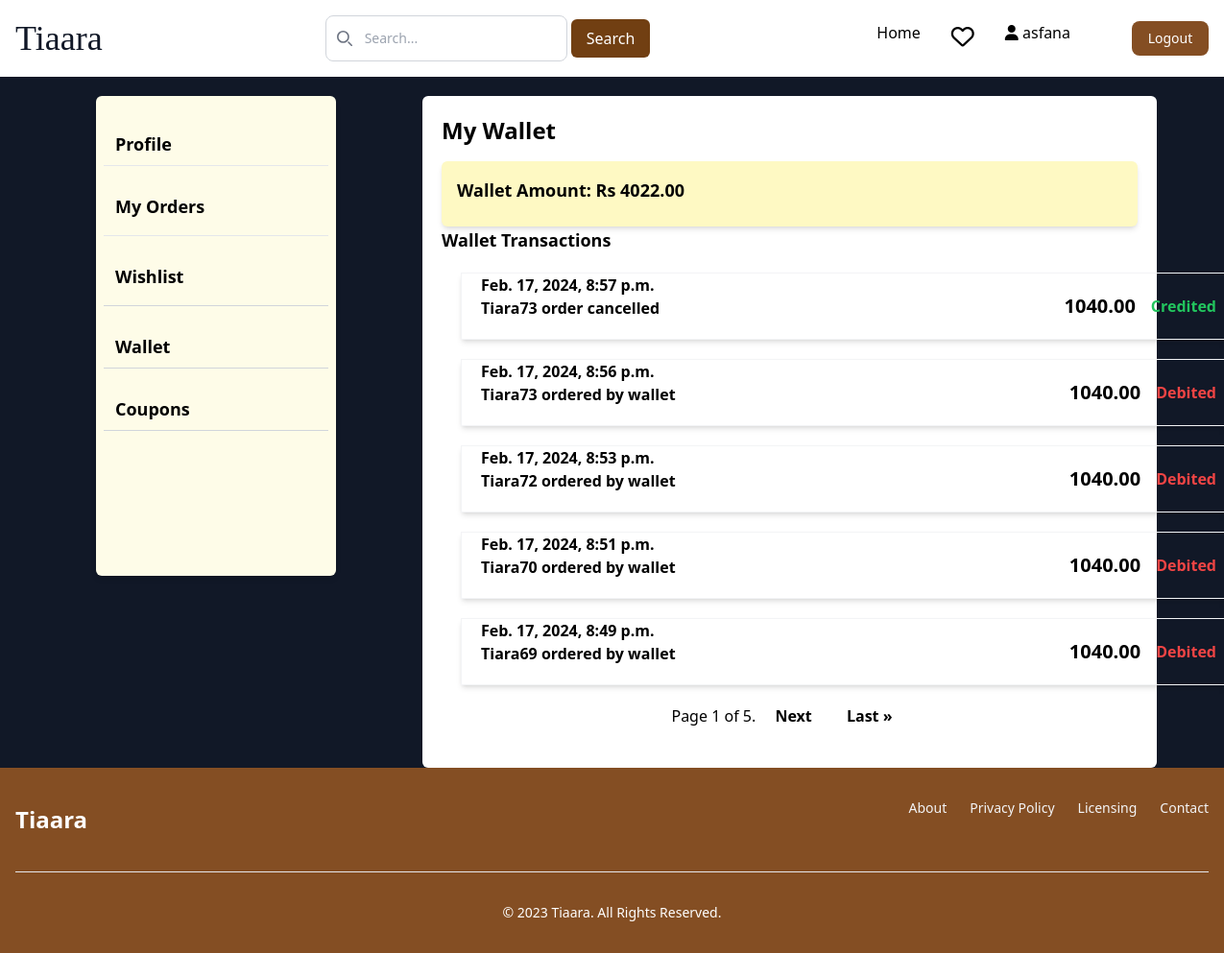
Page /userdetails/wallet/ (signed in) on the committed database.
### authentication/models.py (models this page shows, shortened)
class Custom_user(AbstractBaseUser, PermissionsMixin):
    email = models.EmailField(unique=True)
    password = models.CharField(max_length=50)
    otp = models.IntegerField(default=0000)
    otp_created_at = models.DateTimeField(auto_now=True)
    otp_expiry = models.DurationField(default=timezone.timedelta(minutes=1))
    is_active = models.BooleanField(default=True)
    is_verified = models.BooleanField(default=False)
    created_date = models.DateField(auto_now_add=True)
    name = models.CharField(max_length=50)
    date_of_birth = models.CharField(max_length=50)
    phone_Number = models.CharField(max_length=10)
    address = models.TextField()
    gender = models.CharField(max_length=10)
    is_staff = models.BooleanField(default=False)
    pro_pic = models.ImageField(upload_to="User/image/User")
    referal_code = models.CharField(max_length=12, unique=True, blank=True, null=True)
    USERNAME_FIELD = 'email'
    objects = CustomUserManager()

### userdetails/models.py (models this page shows)
class Wallet(models.Model):
    user=models.OneToOneField(Custom_user, on_delete=models.CASCADE)
    balance=models.DecimalField(default=0, max_digits=10,decimal_places=2)

class WalletTransaction(models.Model):
    user = models.ForeignKey(Custom_user, on_delete=models.CASCADE)
    amount = models.DecimalField(max_digits=10, decimal_places=2)
    transaction_type = models.CharField(max_length=20, choices=[('debit', 'Debit'), ('credit', 'Credit')])
    timestamp = models.DateTimeField(auto_now_add=True)
    transaction_details=models.CharField(max_length=20, default=None)

### userdetails/views.py (the view)
# urls.py: path('wallet/',views.wallet, name="wallet"),
@login_required(login_url='login')
def wallet(request):
    wallets = Wallet.objects.get(user=request.user)
    all_transactions = WalletTransaction.objects.filter(user=request.user).order_by('-timestamp')
    paginator = Paginator(all_transactions, 5)  # Show 10 transactions per page
    page_number = request.GET.get('page')
    try:
        transactions = paginator.page(page_number)
    except PageNotAnInteger:
        transactions = paginator.page(1)
    except EmptyPage:
        transactions = paginator.page(paginator.num_pages)
    return render(request, 'user/wallet.html', {'wallets': wallets, 'transactions':transactions})

### templates/user/wallet.html (shortened to what this page needs)
  {% extends 'base.html' %}
  {% block content %}
  {% include 'profile.html' %}
  {% if wallets %}
  <div class="container mx-auto p-5 rounded-md mt-5 bg-white" style="width:60%; height:700px">
    <h2 class="text-2xl font-bold mb-4">My Wallet</h2>
    <div class="bg-yellow-100 p-4 rounded-md shadow-md max-w-screen-md " >
      <div class="flex flex-col">
        <p class="text-lg mb-2 font-semibold">Wallet Amount: <span class="ml-auto">Rs {{wallets.balance}}</span></p>
    </div>
  {% endif %}
</div>
  <h1 class="text-lg font-semibold">Wallet Transactions</h1>
            {% for transaction in transactions %}
            <div class="w-3/4 m-5 border border-gray-100 font-semibold shadow-md flex justify-between" style="width:800px; height:70px;">
              <div>
              <p class="ml-5">{{ transaction.timestamp }}</p>
              <p class="font-semibold ml-5 ">{{order.id}} {{ transaction.transaction_details }}</p>
            </div>
            <div class="flex items-center m-3 space-x-4">
                  <p class="text-xl font-semibold ">{{ transaction.amount }}</p>
                  <br>
                  {% if transaction.transaction_type == 'debit' %}
                      <p class="text-red-500 ml-2 font-semibold">Debited</p>
                  {% else %}
                      <p class="text-green-500 ml-2 font-semibold">Credited</p>
                  {% endif %}
              </div>
          </div>
        {% endfor %}
        <div class="flex justify-center mt-5">
        <div class="pagination">
          <span class="step-links">
              <span class="current">
                  Page {{ transactions.number }} of {{ transactions.paginator.num_pages }}.
              </span>
              {% if transactions.has_next %}
              <a href="?page={{ transactions.next_page_number }}" class="m-4 font-semibold">Next</a>
              <a href="?page={{ transactions.paginator.num_pages }}" class="m-4 font-semibold">Last &raquo;</a>
              {% endif %}
          </span>
      </div>
  </div>
</div>
</div>
  {% endblock content%}

### templates/base.html (shortened to what this page needs)
{% load static %}
<!DOCTYPE html>
<head>
  <link rel="stylesheet" href="{% static 'css/styles.css' %}">
  <script src="https://cdn.tailwindcss.com"></script>
  <link href="https://cdnjs.cloudflare.com/ajax/libs/flowbite/2.2.0/flowbite.min.css" rel="stylesheet" />
  <link rel="stylesheet" href="https://cdnjs.cloudflare.com/ajax/libs/font-awesome/6.4.2/css/all.min.css">
  <link rel="stylesheet" href="https://cdnjs.cloudflare.com/ajax/libs/remixicon/3.5.0/remixicon.css"
 />
</head>
<body>
  <div style=" display: flex; flex-direction: column;">
</body>
<nav class=" bg-white ">
  <div class="max-w-screen-xl flex flex-wrap items-center justify-between mx-auto p-4">
    <a href="{% url 'home' %}" class="flex items-center space-x-3 rtl:space-x-reverse">
      <h1 class="font-serif self-center text-4xl text-gray-900 font-medium  ">Tiaara</h1>
    </a>
    <div class="relative hidden md:block">
      <div class="absolute inset-y-0 start-0 flex items-center ps-3 pointer-events-none">
      </div>
      <form method="POST" action="{% url 'search' %}">
        <div class="flex">
      <input type="text" id="search" name="search"
        class="block w-full p-2 ps-10 text-sm text-gray-900 border border-gray-300 rounded-lg bg-white  "
        placeholder="Search...">
        <button class="px-4 py-2 m-1 bg-yellow-900 text-white rounded-md" type="submit">Search</button>
        </form>
      </div>
    </div>
    <div class="hidden w-full md:block md:w-auto" id="navbar-solid-bg">
      <ul
        class="flex flex-col font-medium mt-4 rounded-lg bg-gray-50 md:space-x-8 rtl:space-x-reverse md:flex-row md:mt-0 md:border-0 md:bg-transparent dark:bg-gray-800 md:dark:bg-transparent dark:border-gray-700">
        <li>
          <a href="{% url 'home' %}"
            class="block py-2 px-3 md:p-0 text-black bg-black-700 rounded md:bg-transparent md:text-black-700 md:dark:text-black-500 dark:bg-brown-600 md:dark:bg-transparent text-brown"
            aria-current="page">Home</a>
        </li>
        {% if request.user.is_authenticated %}
        <li>
          <a href="{% url 'wishlist' %}">
            <i class="fa-regular fa-heart text-2xl relative">
            </i></a>
        </li>
      <li>
        <a href="{% url 'profile' %}"><i class="fa-solid fa-user fa-3xl"></i>
        <span>{{ request.user.name }}</span></a>
      </li>
        <li>
          <button type="button"
            class="text-white bg-[#844E23] w-20  focus:ring-4 focus:outline-none  font-medium rounded-lg text-sm px-4 py-2 text-center "><a
              href="{% url 'logout' %}" onclick="return confirm('Are you sure you want to Logout?')">Logout</a>
            </button>
        </li>
        {% endif %}
      </ul>
    </div>
</nav>
<div class=""  style="">
  {% block content %}
  {% endblock content %}
</div>
  <footer class="bg-[#844E23] ">
    <div class="w-full max-w-screen-xl mx-auto p-4 md:py-8">
      <div class="sm:flex sm:items-center sm:justify-between">
        <span class="self-center text-2xl font-semibold whitespace-nowrap text-white">Tiaara</span>
        <ul class="flex flex-wrap items-center mb-6 text-sm font-medium text-gray-100">
          <li>
            <a href="#" class="hover:underline me-4 md:me-6 ">About</a>
          </li>
          <li>
            <a href="#" class="hover:underline me-4 md:me-6 ">Privacy
              Policy</a>
          </li>
          <li>
            <a href="#" class="hover:underline me-4 md:me-6 ">Licensing</a>
          </li>
          <li>
            <a href="#" class="hover:underline ">Contact</a>
          </li>
        </ul>
      </div>
      <hr class="my-6 border-gray-200 sm:mx-auto dark:border-gray-700 lg:my-8" />
      <span class="block text-sm  sm:text-center text-white ">©
        2023 <a href="https://tiara.com/" class="hover:underline ">Tiaara</a>.
        All Rights Reserved.</span>
    </div>
  </footer>
</body>

### rows in the picture
Custom_user: user.name "asfana"
Wallet: balance "4022.00"
WalletTransaction: transaction_type "Credited"
WalletTransaction: transaction_type "Debited"
WalletTransaction: transaction_type "Debited"
WalletTransaction: transaction_type "Debited"
WalletTransaction: transaction_type "Debited"

### other values in the picture
{{ transactions.number }} "1"
{{ transactions.paginator.num_pages }} "5"
